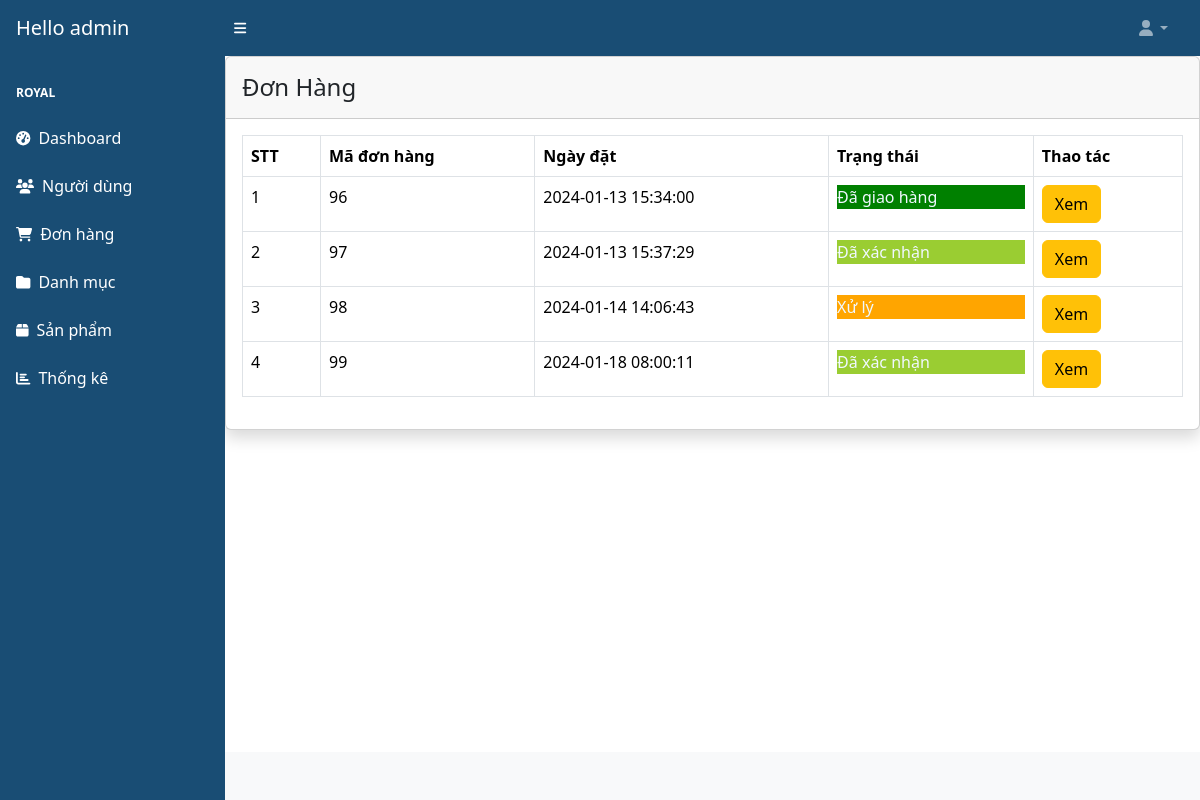
Page /QLbanhang1/admin/donhang.php on the committed database.
### tables this page shows
CREATE TABLE `orders` (
  `id` int(11) NOT NULL,
  `user_id` int(50) DEFAULT NULL,
  `firstname` varchar(255) DEFAULT NULL,
  `lastname` varchar(255) DEFAULT NULL,
  `address` text DEFAULT NULL,
  `phone` varchar(20) DEFAULT NULL,
  `email` varchar(70) DEFAULT NULL,
  `status` enum('Xử lý','Đã xác nhận','Đang chuyển hàng','Đã giao hàng','Đã hủy') DEFAULT NULL,
  `created_at` timestamp NULL DEFAULT NULL,
  `updated_at` timestamp NULL DEFAULT NULL
);

### QLbanhang1/admin/donhang.php (the view, shortened to what this page needs)
<?php
require('includes/header.php');
?>
<div>
<div class="card shadow mb-4">
<div class="card-header py-3">
    <h4 class="m-0 ">Đơn Hàng</h4>
</div>
<div class="card-body">
    <div class="table-responsive">
        <table class="table table-bordered" id="dataTable" width="100%" cellspacing="0">
            <thead>
                <tr>
                    <th>STT</th>
                    <th>Mã đơn hàng</th>
                    <th>Ngày đặt</th>
                    <th>Trạng thái</th>
                    <th>Thao tác</th>
                </tr>
            </thead>
            <tbody>
            <?php
    require('config/dbcon.php');
    $sql_str = "select
    * from orders
    order by created_at";
    $result = mysqli_query($conn, $sql_str);
    $stt = 0;
    while ($row = mysqli_fetch_assoc($result)){
        $stt++;
        ?>
            <tr>
                <td><?=$stt?></td>
                <td><?=$row['id']?></td>
                <td><?=$row['created_at']?></td>
                <td><span class='<?php echo str_replace(" ", "-", $row['status']); ?>'><?php echo $row['status']; ?></span></td>
                <td>
                    <a class="btn btn-warning" href="xem-donhang.php?id=<?=$row['id']?>">Xem</a>
                </td>
            </tr>
            <?php
    }
    ?>
                    </tbody>
                </table>
            </div>
        </div>
    </div>
</div>
<?php
require('includes/footer.php');
?>

### QLbanhang1/admin/donhang.php (style rules this page uses)
.Xử-lý, .Đã-xác-nhận, .Đang-chuyển-hàng, .Đã-giao-hàng, .Đã-hủy { display: block; }
.Xử-lý { background-color: orange; color:aliceblue; }
.Đã-xác-nhận { background-color: yellowgreen; color:aliceblue; }
.Đã-giao-hàng { background-color: green; color:aliceblue; }

### rows in the picture
orders: id "96", created_at "2024-01-13 15:34:00", status "Đã giao hàng"
orders: id "97", created_at "2024-01-13 15:37:29", status "Đã xác nhận"
orders: id "98", created_at "2024-01-14 14:06:43", status "Xử lý"
orders: id "99", created_at "2024-01-18 08:00:11", status "Đã xác nhận"
